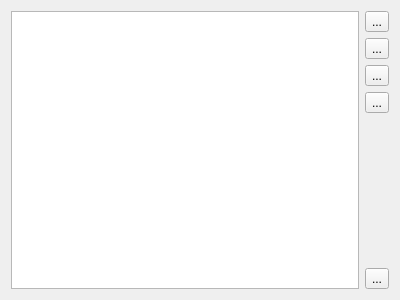
<?xml version="1.0" encoding="UTF-8"?>
<ui version="4.0">
 <class>BrkWidget</class>
 <widget class="QWidget" name="BrkWidget">
  <property name="geometry">
   <rect>
    <x>0</x>
    <y>0</y>
    <width>400</width>
    <height>300</height>
   </rect>
  </property>
  <property name="windowTitle">
   <string>Form</string>
  </property>
  <layout class="QHBoxLayout" name="horizontalLayout">
   <item>
    <widget class="xBreakTable" name="bpList">
     <property name="editTriggers">
      <set>QAbstractItemView::NoEditTriggers</set>
     </property>
     <property name="alternatingRowColors">
      <bool>true</bool>
     </property>
     <property name="selectionBehavior">
      <enum>QAbstractItemView::SelectRows</enum>
     </property>
     <property name="showGrid">
      <bool>false</bool>
     </property>
     <property name="sortingEnabled">
      <bool>true</bool>
     </property>
     <attribute name="horizontalHeaderShowSortIndicator" stdset="0">
      <bool>false</bool>
     </attribute>
     <attribute name="horizontalHeaderStretchLastSection">
      <bool>true</bool>
     </attribute>
     <attribute name="verticalHeaderVisible">
      <bool>false</bool>
     </attribute>
     <attribute name="verticalHeaderMinimumSectionSize">
      <number>17</number>
     </attribute>
     <attribute name="verticalHeaderDefaultSectionSize">
      <number>17</number>
     </attribute>
    </widget>
   </item>
   <item>
    <layout class="QVBoxLayout" name="verticalLayout">
     <item>
      <widget class="QToolButton" name="tbAddBrk">
       <property name="text">
        <string>...</string>
       </property>
       <property name="icon">
        <iconset resource="../../xpeccy.qrc">
         <normaloff>:/images/add.png</normaloff>:/images/add.png</iconset>
       </property>
      </widget>
     </item>
     <item>
      <widget class="QToolButton" name="tbEditBrk">
       <property name="text">
        <string>...</string>
       </property>
       <property name="icon">
        <iconset resource="../../xpeccy.qrc">
         <normaloff>:/images/edit.png</normaloff>:/images/edit.png</iconset>
       </property>
      </widget>
     </item>
     <item>
      <widget class="QToolButton" name="tbBrkOpen">
       <property name="text">
        <string>...</string>
       </property>
       <property name="icon">
        <iconset resource="../../xpeccy.qrc">
         <normaloff>:/images/fileopen.png</normaloff>:/images/fileopen.png</iconset>
       </property>
      </widget>
     </item>
     <item>
      <widget class="QToolButton" name="tbBrkSave">
       <property name="text">
        <string>...</string>
       </property>
       <property name="icon">
        <iconset resource="../../xpeccy.qrc">
         <normaloff>:/images/floppy.png</normaloff>:/images/floppy.png</iconset>
       </property>
      </widget>
     </item>
     <item>
      <spacer name="verticalSpacer_2">
       <property name="orientation">
        <enum>Qt::Vertical</enum>
       </property>
       <property name="sizeHint" stdset="0">
        <size>
         <width>20</width>
         <height>40</height>
        </size>
       </property>
      </spacer>
     </item>
     <item>
      <widget class="QToolButton" name="tbDelBrk">
       <property name="text">
        <string>...</string>
       </property>
       <property name="icon">
        <iconset resource="../../xpeccy.qrc">
         <normaloff>:/images/cancel.png</normaloff>:/images/cancel.png</iconset>
       </property>
      </widget>
     </item>
    </layout>
   </item>
  </layout>
 </widget>
 <customwidgets>
  <customwidget>
   <class>xBreakTable</class>
   <extends>QTableView</extends>
   <header location="global">stdlib.h</header>
  </customwidget>
 </customwidgets>
 <resources>
  <include location="../../xpeccy.qrc"/>
 </resources>
 <connections/>
</ui>
